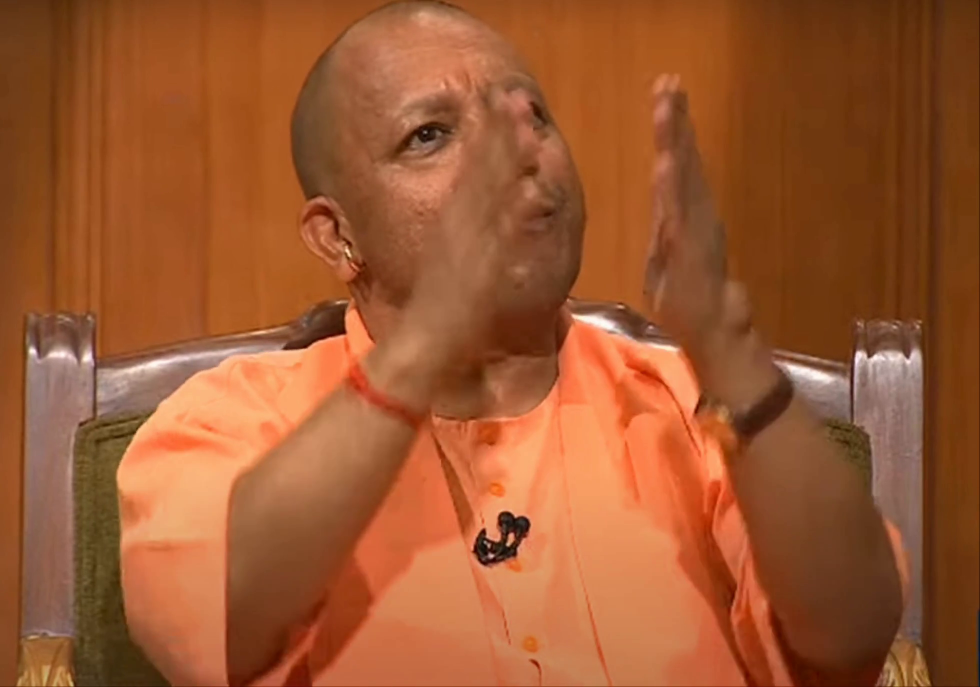
#> input picture frame 45 of original.mp4, 1960 x 1374 px (shown at 1/2 size)
$ jupyter execute notebook.ipynb   (shell and % lines are left out)
#> lines starting #> are read from the running program, lines starting #| are printed output that depends on the picture
[cell 1]
from moviepy.editor import VideoFileClip
import os

def compress_video(input_video_path, output_video_path, target_size_mb=1):
    video = VideoFileClip(input_video_path)

    # Get the original file size in MB
    original_size = os.path.getsize(input_video_path) / (1024 * 1024)

    # If the video is already smaller than the target size, copy it directly
    if original_size <= target_size_mb:
        video.write_videofile(output_video_path, codec="libx264")
        return

    # Calculate the target bitrate to achieve the target size
    target_bitrate = (target_size_mb * 8 * 1024 * 1024) / video.duration  # Bits per second

    # Reduce resolution (downscale if necessary)
    new_width = 640  # Example to resize to 640x480 resolution
    video_resized = video.resize(width=new_width)

    # Write the video with reduced bitrate
    video_resized.write_videofile(output_video_path, codec="libx264", bitrate=f"{target_bitrate}k")
    video.close()

# Example usage
input_video = "original.mp4"
output_video = "input_video.mp4"
compress_video(input_video, output_video, target_size_mb=1)
#> (the call stopped at in compress_video, `video = VideoFileClip(input_video_path)`: moviepy is not available in this run)

[cell 2]
import cv2
import os

def compress_video_opencv(input_video_path, output_video_path, target_size_mb=1):
    # Open the video using OpenCV
#> called with input_video_path = 'original.mp4', output_video_path = 'input_video.mp4', target_size_mb = 1
    cap = cv2.VideoCapture(input_video_path)

    # Get video properties
    fps = cap.get(cv2.CAP_PROP_FPS)
    width = int(cap.get(cv2.CAP_PROP_FRAME_WIDTH) * 0.5)  # Reduce the resolution by 50%
    height = int(cap.get(cv2.CAP_PROP_FRAME_HEIGHT) * 0.5)

    fourcc = cv2.VideoWriter_fourcc(*'mp4v')  # Codec for .mp4 files
    out = cv2.VideoWriter(output_video_path, fourcc, fps, (width, height))

    while cap.isOpened():
        ret, frame = cap.read()
#> frame is the input picture: shape (1374, 1960, 3); mean B, G, R 48.3, 87.9, 156.2
        if not ret:
            break

        # Resize the frame
        frame_resized = cv2.resize(frame, (width, height))
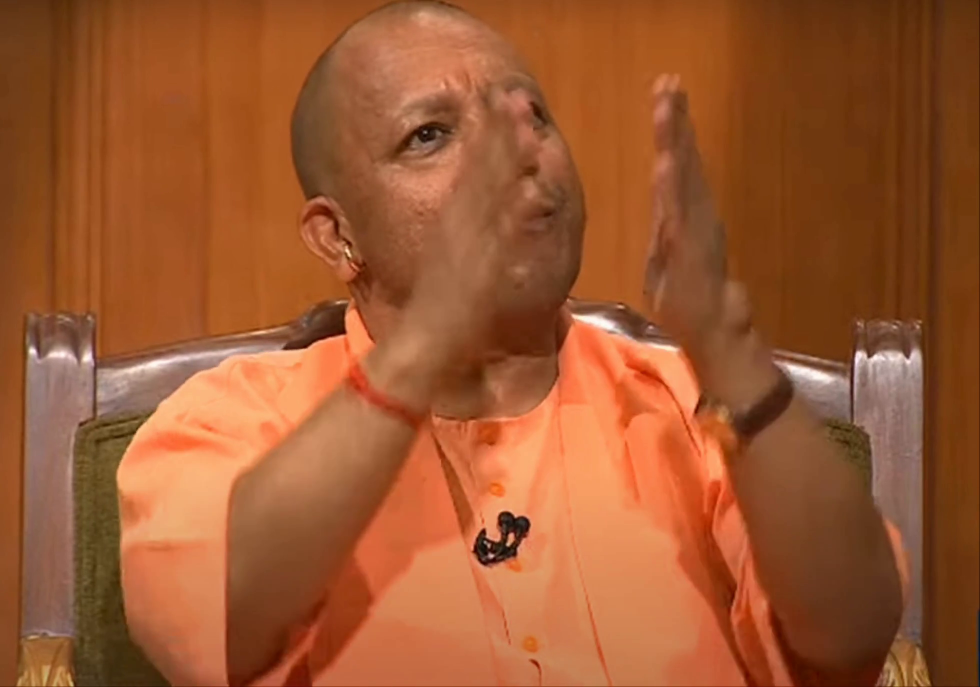
#> frame_resized: shape (687, 980, 3); mean B, G, R 48.4, 88, 156.3

        # Write the resized frame
        out.write(frame_resized)

    cap.release()
    out.release()

    # Check the size and repeat or optimize further if it's still larger than target
    compressed_size = os.path.getsize(output_video_path) / (1024 * 1024)
    if compressed_size > target_size_mb:
        print(f"Warning: Compressed video size is {compressed_size}MB, which is larger than target.")

# Example usage
input_video = "original.mp4"
output_video = "input_video.mp4"
compress_video_opencv(input_video, output_video, target_size_mb=1)


$ run again, starting later in the video
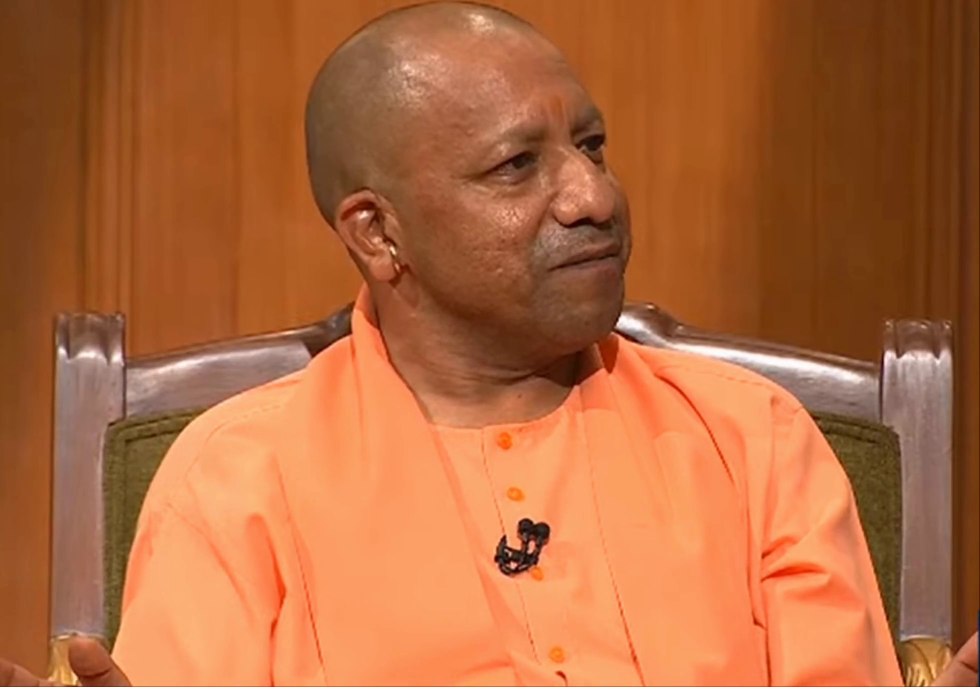
#> input picture frame 202 of original.mp4, 1960 x 1374 px (shown at 1/2 size)
#> in compress_video_opencv, frame is the input picture: shape (1374, 1960, 3); mean B, G, R 60.7, 104.3, 177.1
#> in compress_video_opencv, `frame_resized = cv2.resize(frame, (width, height))`:
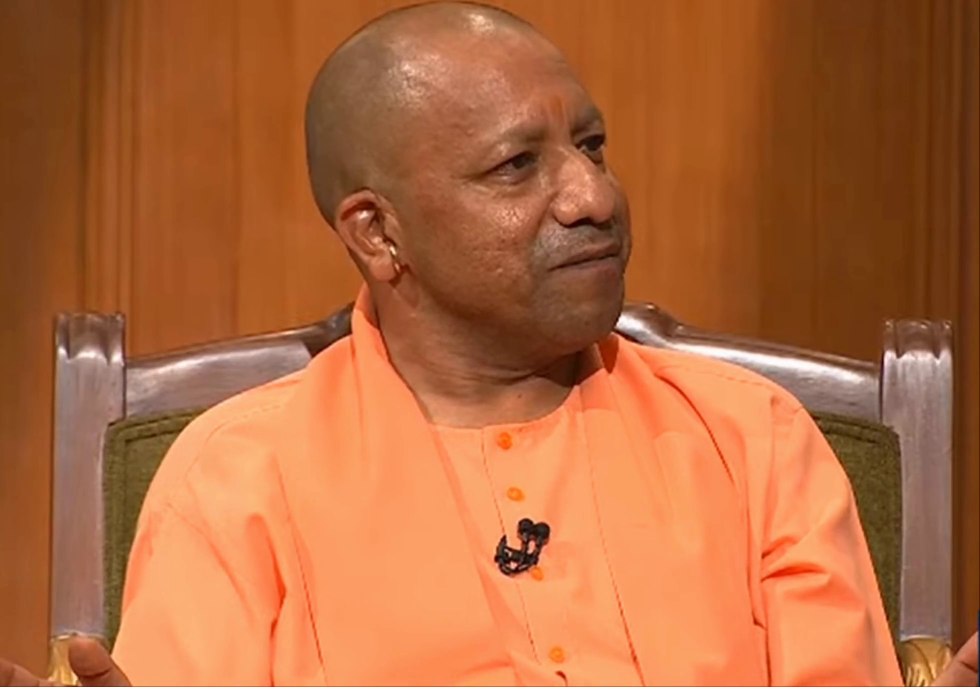
#> frame_resized: shape (687, 980, 3); mean B, G, R 60.8, 104.4, 177.2

$ run again, starting later in the video
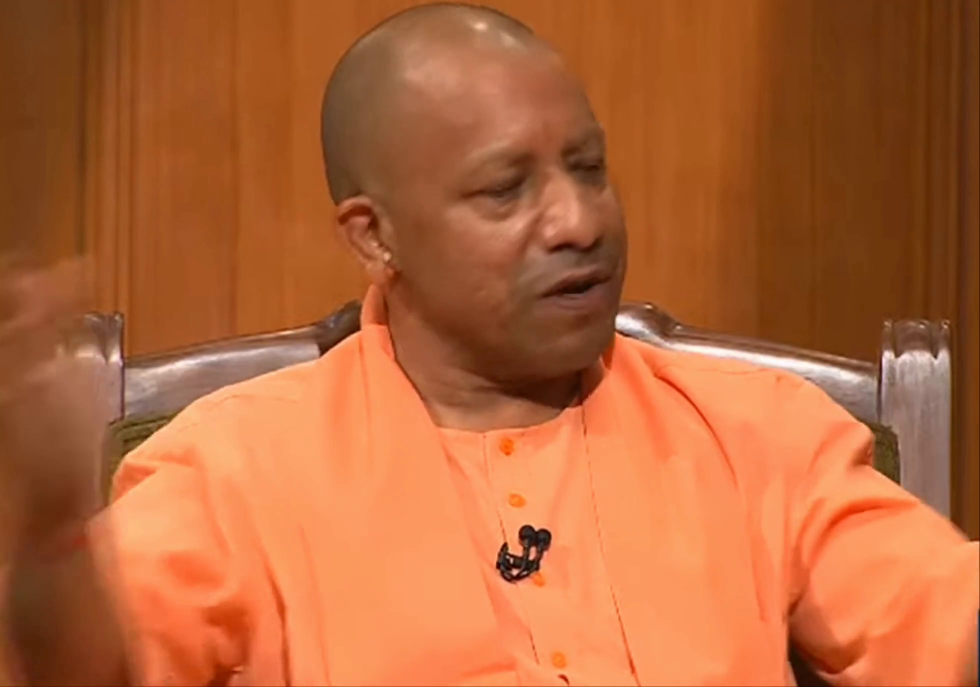
#> input picture frame 360 of original.mp4, 1960 x 1374 px (shown at 1/2 size)
#> in compress_video_opencv, frame is the input picture: shape (1374, 1960, 3); mean B, G, R 57.2, 101.6, 179.5
#> in compress_video_opencv, `frame_resized = cv2.resize(frame, (width, height))`:
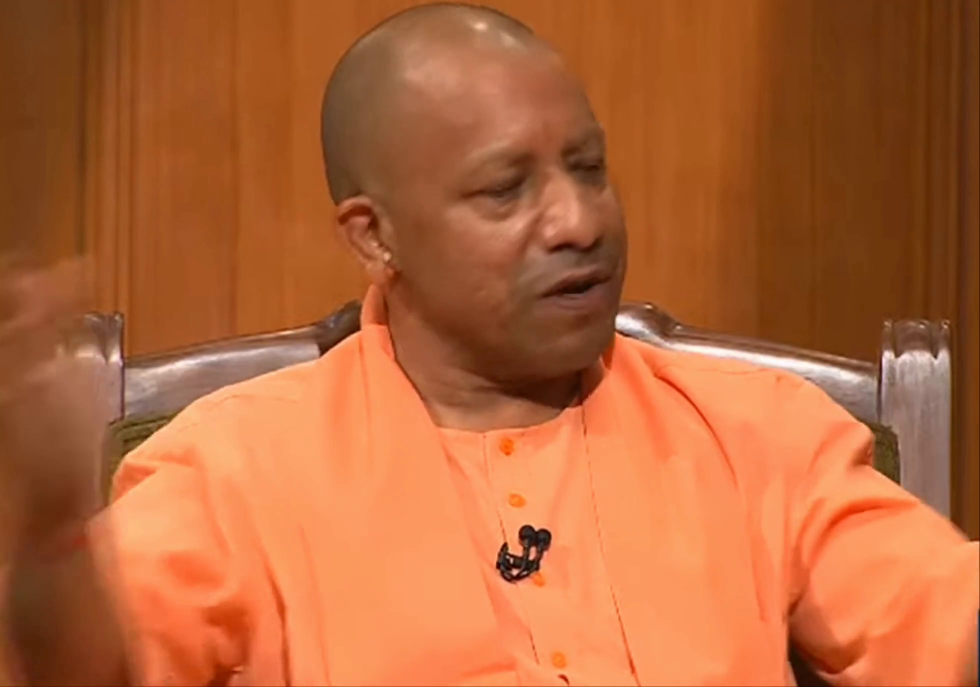
#> frame_resized: shape (687, 980, 3); mean B, G, R 57.3, 101.7, 179.6
